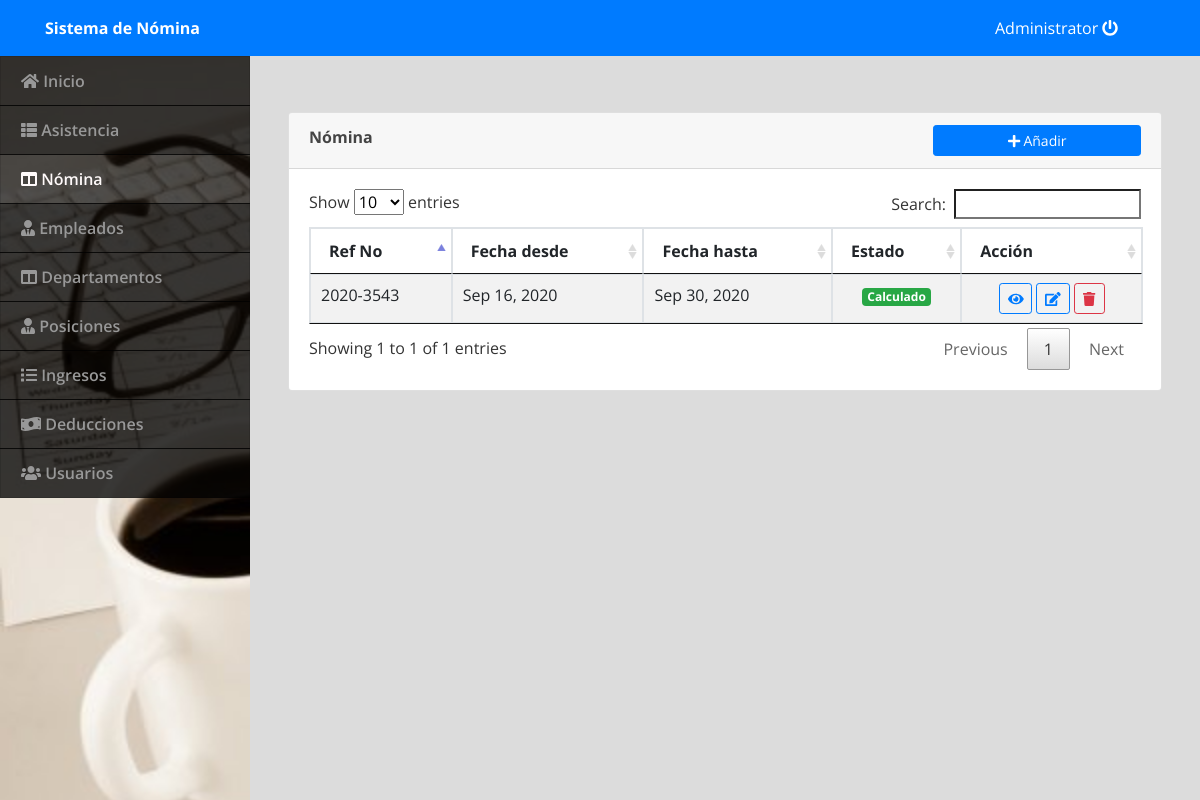
The app's page /index.php?page=payroll (signed in) with its own data.
### tables this page shows
CREATE TABLE `payroll` (
  `id` int(30) NOT NULL,
  `ref_no` text NOT NULL,
  `date_from` date NOT NULL,
  `date_to` date NOT NULL,
  `type` tinyint(1) NOT NULL COMMENT '1 = monthly ,2 semi-monthly',
  `status` tinyint(1) NOT NULL DEFAULT 0 COMMENT '0 =New,1 = computed',
  `date_created` datetime NOT NULL DEFAULT current_timestamp()
);

### payroll.php (the view, shortened to what this page needs)
<?php include('db_connect.php') ?>
		<div class="container-fluid " >
			<div class="col-lg-12">
				<br />
				<br />
				<div class="card">
					<div class="card-header">
						<span><b>Nómina</b></span>
						<button class="btn btn-primary btn-sm btn-block col-md-3 float-right" type="button" id="new_payroll_btn"><span class="fa fa-plus"></span> Añadir</button>
					</div>
					<div class="card-body">
						<table id="table" class="table table-bordered table-striped">
							<thead>
								<tr>
									<th>Ref No</th>
									<th>Fecha desde</th>
									<th>Fecha hasta</th>
									<th>Estado</th>
									<th>Acción</th>
								</tr>
							</thead>
							<tbody>
								<?php
									$payroll=$conn->query("SELECT * FROM payroll order by date(date_from) desc") or die(mysqli_error());
									while($row=$payroll->fetch_array()){
								?>
								<tr>
									<td><?php echo $row['ref_no']?></td>
									<td><?php echo date("M d, Y",strtotime($row['date_from'])) ?></td>
									<td><?php echo date("M d, Y",strtotime($row['date_to'])) ?></td>
									<?php if($row['status'] == 0): ?>
									<td class="text-center"><span class="badge badge-primary">Nuevo</span></td>
									<?php else: ?>
									<td class="text-center"><span class="badge badge-success">Calculado</span></td>
									<?php endif ?>
									<td>
										<center>
									<?php if($row['status'] == 0): ?>
										 <button class="btn btn-sm btn-outline-primary calculate_payroll" data-id="<?php echo $row['id']?>" type="button">Calcular</button>
									<?php else: ?>
										 <button class="btn btn-sm btn-outline-primary view_payroll" data-id="<?php echo $row['id']?>" type="button"><i class="fa fa-eye"></i></button>
									<?php endif ?>
										<button class="btn btn-sm btn-outline-primary edit_payroll" data-id="<?php echo $row['id']?>" type="button"><i class="fa fa-edit"></i></button>
										<button class="btn btn-sm btn-outline-danger remove_payroll" data-id="<?php echo $row['id']?>" type="button"><i class="fa fa-trash"></i></button>
										</center>
									</td>
								</tr>
								<?php
									}
								?>
							</tbody>
						</table>
					</div>
				</div>
			</div>
		</div>

### assets/css/style.css (style rules this page uses)
body { font-family: "Open Sans", sans-serif; color: #444444; width: 100%; height: calc(100%); }

### index.php (style rules this page uses)
body { background: #80808045; }

### records on screen
payroll: ref_no "2020-3543", date_from "Sep 16, 2020", date_to "Sep 30, 2020", status "Calculado"

### other values on screen
$_SESSION['login_name'] "Administrator"
